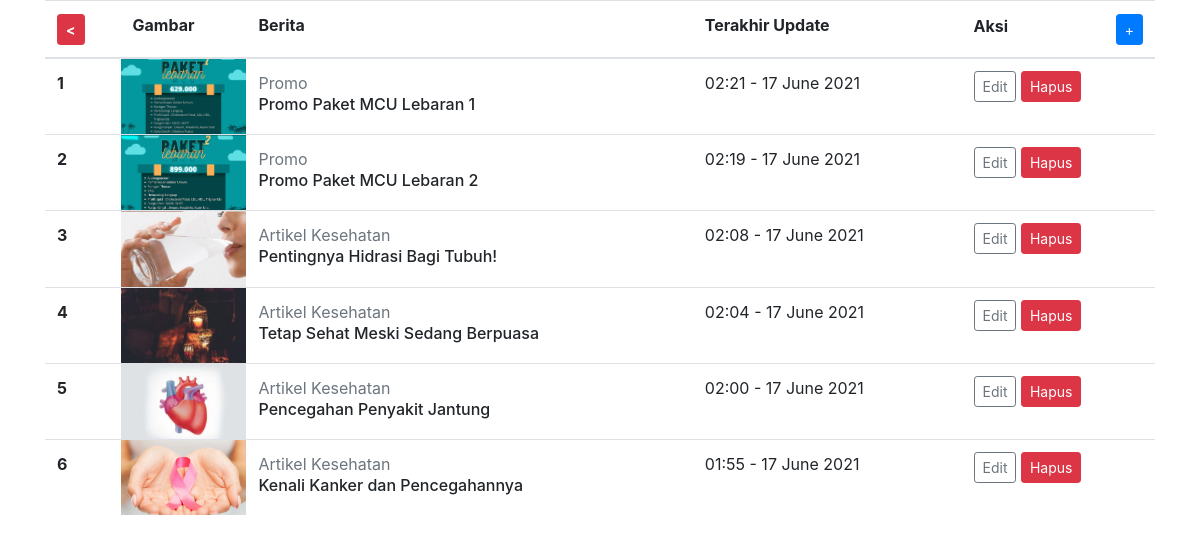
Page /admin/index.php (signed in) on the committed database.
### tables this page shows
CREATE TABLE `berita` (
  `id_berita` int(5) NOT NULL,
  `admin` int(2) NOT NULL,
  `kategori` varchar(30) NOT NULL,
  `judul_berita` varchar(40) NOT NULL,
  `titel_berita` text NOT NULL,
  `waktu_berita` datetime NOT NULL,
  `gambar_berita` varchar(20) NOT NULL,
  `isi_berita` text NOT NULL
);

### admin/index.php (the view, shortened to what this page needs)
<?php
include "../config/koneksi.php";
?>
<!DOCTYPE html>
<html lang="en">
<head>
    <link rel="stylesheet" href="https://maxcdn.bootstrapcdn.com/bootstrap/4.0.0/css/bootstrap.min.css">
</head>
<body>
    <div class="container">
        <table class="table table-hover">
            <thead>
                <tr>
                    <th scope="col">
                        <a href="../" class="btn btn-sm btn-danger font-weight-bold">&lt;</a>
                    </th>
                    <th style="padding-bottom:20px;">Gambar</th>
                    <th style="padding-bottom:20px;">Berita</th>
                    <th style="padding-bottom:20px;">Terakhir Update</th>
                    <th> Aksi
                        <button type="button" class="btn btn-sm btn-primary float-right" data-toggle="modal" data-target="#form-tambah">
                            +
                        </button>
                    </th>
                </tr>
            </thead>
            <tbody>
                <?php
                $query = mysqli_query($conn, "SELECT * FROM berita ORDER BY id_berita DESC");
                $no = 1;
                while ($row = mysqli_fetch_array($query)) {
                    ?>
                    <tr>
                        <th scope="row"><?= $no ?></th>
                        <td style="background-image:url('../public/img/gambarberita/<?= $row['gambar_berita'] ?>'); background-size:cover;"></td>
                        <td>
                            <span class="text-muted"><?= $row['kategori'] ?></span>
                            <br>
                            <h6><?= $row['judul_berita'] ?></h6>
                        </td>
                        <td><?= date('h:i - d F Y', strtotime($row['waktu_berita'])) ?></td>
                        <td>
                            <button type="button" class="btn btn-sm btn-outline-secondary" data-toggle="modal" data-target="#form-edit" data-idberita="<?= $row['id_berita'] ?>" data-kategori="<?= $row['kategori'] ?>" data-judulberita="<?= $row['judul_berita'] ?>" data-titel="<?= $row['titel_berita'] ?>" data-isiberita="<?= $row['isi_berita'] ?>">
                                Edit
                            </button>
                            <a href="index.php?hapus=<?= $row['id_berita'] ?>" class="btn btn-sm btn-danger" onclick="return confirm('Yakin akan menghapus?')">Hapus</a>
                        </td>
                    </tr>
                    <?php $no += 1;
                } ?>
            </tbody>
        </table>
    </div>
</body>
</html>

### rows in the picture
berita: gambar_berita (picture), kategori "Promo", judul_berita "Promo Paket MCU Lebaran 1", waktu_berita "02:21 - 17 June 2021"
berita: gambar_berita (picture), kategori "Promo", judul_berita "Promo Paket MCU Lebaran 2", waktu_berita "02:19 - 17 June 2021"
berita: gambar_berita (picture), kategori "Artikel Kesehatan", judul_berita "Pentingnya Hidrasi Bagi Tubuh!", waktu_berita "02:08 - 17 June 2021"
berita: gambar_berita (picture), kategori "Artikel Kesehatan", judul_berita "Tetap Sehat Meski Sedang Berpuasa", waktu_berita "02:04 - 17 June 2021"
berita: gambar_berita (picture), kategori "Artikel Kesehatan", judul_berita "Pencegahan Penyakit Jantung", waktu_berita "02:00 - 17 June 2021"
berita: gambar_berita (picture), kategori "Artikel Kesehatan", judul_berita "Kenali Kanker dan Pencegahannya", waktu_berita "01:55 - 17 June 2021"
